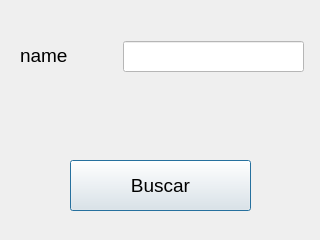
<?xml version="1.0" encoding="UTF-8"?>
<ui version="4.0">
 <class>Search</class>
 <widget class="QDialog" name="Search">
  <property name="geometry">
   <rect>
    <x>0</x>
    <y>0</y>
    <width>320</width>
    <height>240</height>
   </rect>
  </property>
  <property name="windowTitle">
   <string>Busca</string>
  </property>
  <widget class="QLineEdit" name="line_edit">
   <property name="geometry">
    <rect>
     <x>123</x>
     <y>41</y>
     <width>181</width>
     <height>31</height>
    </rect>
   </property>
   <property name="styleSheet">
    <string notr="true">background-color: rgb(255, 255, 255);</string>
   </property>
  </widget>
  <widget class="QPushButton" name="search_button">
   <property name="geometry">
    <rect>
     <x>70</x>
     <y>160</y>
     <width>181</width>
     <height>51</height>
    </rect>
   </property>
   <property name="font">
    <font>
     <pointsize>14</pointsize>
    </font>
   </property>
   <property name="text">
    <string>Buscar</string>
   </property>
   <property name="default">
    <bool>true</bool>
   </property>
  </widget>
  <widget class="QLabel" name="label">
   <property name="geometry">
    <rect>
     <x>20</x>
     <y>40</y>
     <width>101</width>
     <height>31</height>
    </rect>
   </property>
   <property name="font">
    <font>
     <pointsize>14</pointsize>
    </font>
   </property>
   <property name="text">
    <string>name</string>
   </property>
  </widget>
 </widget>
 <resources/>
 <connections/>
</ui>
